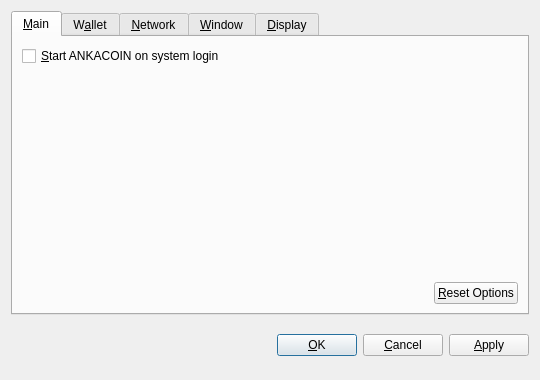
<?xml version="1.0" encoding="UTF-8"?>
<ui version="4.0">
 <class>OptionsDialog</class>
 <widget class="QDialog" name="OptionsDialog">
  <property name="geometry">
   <rect>
    <x>0</x>
    <y>0</y>
    <width>540</width>
    <height>380</height>
   </rect>
  </property>
  <property name="windowTitle">
   <string>Options</string>
  </property>
  <property name="modal">
   <bool>true</bool>
  </property>
  <layout class="QVBoxLayout" name="verticalLayout">
   <item>
    <widget class="QTabWidget" name="tabWidget">
     <property name="tabPosition">
      <enum>QTabWidget::North</enum>
     </property>
     <property name="currentIndex">
      <number>0</number>
     </property>
     <widget class="QWidget" name="tabMain">
      <attribute name="title">
       <string>&amp;Main</string>
      </attribute>
      <layout class="QVBoxLayout" name="verticalLayout_Main">
       <item>
        <widget class="QCheckBox" name="bitcoinAtStartup">
         <property name="toolTip">
          <string>Automatically start ANKACOIN after logging in to the system.</string>
         </property>
         <property name="text">
          <string>&amp;Start ANKACOIN on system login</string>
         </property>
        </widget>
       </item>
       <item>
        <spacer name="verticalSpacer_Main">
         <property name="orientation">
          <enum>Qt::Vertical</enum>
         </property>
         <property name="sizeHint" stdset="0">
          <size>
           <width>20</width>
           <height>40</height>
          </size>
         </property>
        </spacer>
       </item>
       <item>
        <layout class="QHBoxLayout" name="horizontalLayout_2_Main">
         <item>
          <spacer name="horizontalSpacer_2_Main">
           <property name="orientation">
            <enum>Qt::Horizontal</enum>
           </property>
           <property name="sizeHint" stdset="0">
            <size>
             <width>40</width>
             <height>20</height>
            </size>
           </property>
          </spacer>
         </item>
         <item>
          <widget class="QPushButton" name="resetButton">
           <property name="toolTip">
            <string>Reset all client options to default.</string>
           </property>
           <property name="text">
            <string>&amp;Reset Options</string>
           </property>
           <property name="autoDefault">
            <bool>false</bool>
           </property>
          </widget>
         </item>
        </layout>
       </item>
      </layout>
     </widget>
     <widget class="QWidget" name="tabWallet">
      <attribute name="title">
       <string>W&amp;allet</string>
      </attribute>
      <layout class="QVBoxLayout" name="verticalLayout_Network">
       <item>
        <widget class="QLabel" name="transactionFeeInfoLabel">
         <property name="text">
          <string>Optional transaction fee per kB that helps make sure your transactions are processed quickly. Most transactions are 1 kB.</string>
         </property>
         <property name="textFormat">
          <enum>Qt::PlainText</enum>
         </property>
         <property name="wordWrap">
          <bool>true</bool>
         </property>
        </widget>
       </item>
       <item>
        <layout class="QHBoxLayout" name="horizontalLayout_1_Main">
         <item>
          <widget class="QLabel" name="transactionFeeLabel">
           <property name="text">
            <string>Pay transaction &amp;fee</string>
           </property>
           <property name="textFormat">
            <enum>Qt::PlainText</enum>
           </property>
           <property name="buddy">
            <cstring>transactionFee</cstring>
           </property>
          </widget>
         </item>
         <item>
          <widget class="BitcoinAmountField" name="transactionFee"/>
         </item>
         <item>
          <spacer name="horizontalSpacer_1_Main">
           <property name="orientation">
            <enum>Qt::Horizontal</enum>
           </property>
           <property name="sizeHint" stdset="0">
            <size>
             <width>40</width>
             <height>20</height>
            </size>
           </property>
          </spacer>
         </item>
        </layout>
       </item>
       <item>
        <widget class="QLabel" name="label">
         <property name="text">
          <string>If you disable the spending of unconfirmed change, the change from a transaction cannot be used until that transaction has at least one confirmation. This also affects how your balance is computed.</string>
         </property>
         <property name="wordWrap">
          <bool>true</bool>
         </property>
        </widget>
       </item>
       <item>
        <widget class="QCheckBox" name="spendZeroConfChange">
         <property name="text">
          <string>Spend unconfirmed change  (experts only)</string>
         </property>
        </widget>
       </item>
       <item>
        <spacer name="verticalSpacer">
         <property name="orientation">
          <enum>Qt::Vertical</enum>
         </property>
         <property name="sizeHint" stdset="0">
          <size>
           <width>20</width>
           <height>40</height>
          </size>
         </property>
        </spacer>
       </item>
      </layout>
     </widget>
     <widget class="QWidget" name="tabNetwork">
      <attribute name="title">
       <string>&amp;Network</string>
      </attribute>
      <layout class="QVBoxLayout" name="verticalLayout_Network">
       <item>
        <widget class="QCheckBox" name="mapPortUpnp">
         <property name="toolTip">
          <string>Automatically open the ANKACOIN client port on the router. This only works when your router supports UPnP and it is enabled.</string>
         </property>
         <property name="text">
          <string>Map port using &amp;UPnP</string>
         </property>
        </widget>
       </item>
       <item>
        <widget class="QCheckBox" name="connectSocks">
         <property name="toolTip">
          <string>Connect to the ANKACOIN network through a SOCKS proxy (e.g. when connecting through Tor).</string>
         </property>
         <property name="text">
          <string>&amp;Connect through SOCKS proxy:</string>
         </property>
        </widget>
       </item>
       <item>
        <layout class="QHBoxLayout" name="horizontalLayout_Network">
         <item>
          <widget class="QLabel" name="proxyIpLabel">
           <property name="text">
            <string>Proxy &amp;IP:</string>
           </property>
           <property name="textFormat">
            <enum>Qt::PlainText</enum>
           </property>
           <property name="buddy">
            <cstring>proxyIp</cstring>
           </property>
          </widget>
         </item>
         <item>
          <widget class="QValidatedLineEdit" name="proxyIp">
           <property name="maximumSize">
            <size>
             <width>140</width>
             <height>16777215</height>
            </size>
           </property>
           <property name="toolTip">
            <string>IP address of the proxy (e.g. 127.0.0.1)</string>
           </property>
          </widget>
         </item>
         <item>
          <widget class="QLabel" name="proxyPortLabel">
           <property name="text">
            <string>&amp;Port:</string>
           </property>
           <property name="textFormat">
            <enum>Qt::PlainText</enum>
           </property>
           <property name="buddy">
            <cstring>proxyPort</cstring>
           </property>
          </widget>
         </item>
         <item>
          <widget class="QLineEdit" name="proxyPort">
           <property name="maximumSize">
            <size>
             <width>55</width>
             <height>16777215</height>
            </size>
           </property>
           <property name="toolTip">
            <string>Port of the proxy (e.g. 9050)</string>
           </property>
          </widget>
         </item>
         <item>
          <widget class="QLabel" name="socksVersionLabel">
           <property name="text">
            <string>SOCKS &amp;Version:</string>
           </property>
           <property name="textFormat">
            <enum>Qt::PlainText</enum>
           </property>
           <property name="buddy">
            <cstring>socksVersion</cstring>
           </property>
          </widget>
         </item>
         <item>
          <widget class="QValueComboBox" name="socksVersion">
           <property name="toolTip">
            <string>SOCKS version of the proxy (e.g. 5)</string>
           </property>
          </widget>
         </item>
         <item>
          <spacer name="horizontalSpacer_Network">
           <property name="orientation">
            <enum>Qt::Horizontal</enum>
           </property>
           <property name="sizeHint" stdset="0">
            <size>
             <width>40</width>
             <height>20</height>
            </size>
           </property>
          </spacer>
         </item>
        </layout>
       </item>
       <item>
        <spacer name="verticalSpacer_Network">
         <property name="orientation">
          <enum>Qt::Vertical</enum>
         </property>
         <property name="sizeHint" stdset="0">
          <size>
           <width>20</width>
           <height>40</height>
          </size>
         </property>
        </spacer>
       </item>
      </layout>
     </widget>
     <widget class="QWidget" name="tabWindow">
      <attribute name="title">
       <string>&amp;Window</string>
      </attribute>
      <layout class="QVBoxLayout" name="verticalLayout_Window">
       <item>
        <widget class="QCheckBox" name="minimizeToTray">
         <property name="toolTip">
          <string>Show only a tray icon after minimizing the window.</string>
         </property>
         <property name="text">
          <string>&amp;Minimize to the tray instead of the taskbar</string>
         </property>
        </widget>
       </item>
       <item>
        <widget class="QCheckBox" name="minimizeOnClose">
         <property name="toolTip">
          <string>Minimize instead of exit the application when the window is closed. When this option is enabled, the application will be closed only after selecting Quit in the menu.</string>
         </property>
         <property name="text">
          <string>M&amp;inimize on close</string>
         </property>
        </widget>
       </item>
       <item>
        <spacer name="verticalSpacer_Window">
         <property name="orientation">
          <enum>Qt::Vertical</enum>
         </property>
         <property name="sizeHint" stdset="0">
          <size>
           <width>20</width>
           <height>40</height>
          </size>
         </property>
        </spacer>
       </item>
      </layout>
     </widget>
     <widget class="QWidget" name="tabDisplay">
      <attribute name="title">
       <string>&amp;Display</string>
      </attribute>
      <layout class="QVBoxLayout" name="verticalLayout_Display">
       <item>
        <layout class="QHBoxLayout" name="horizontalLayout_1_Display">
         <item>
          <widget class="QLabel" name="langLabel">
           <property name="text">
            <string>User Interface &amp;language:</string>
           </property>
           <property name="textFormat">
            <enum>Qt::PlainText</enum>
           </property>
           <property name="buddy">
            <cstring>lang</cstring>
           </property>
          </widget>
         </item>
         <item>
          <widget class="QValueComboBox" name="lang">
           <property name="toolTip">
            <string>The user interface language can be set here. This setting will take effect after restarting ANKACOIN.</string>
           </property>
          </widget>
         </item>
        </layout>
       </item>
       <item>
        <layout class="QHBoxLayout" name="horizontalLayout_2_Display">
         <item>
          <widget class="QLabel" name="unitLabel">
           <property name="text">
            <string>&amp;Unit to show amounts in:</string>
           </property>
           <property name="textFormat">
            <enum>Qt::PlainText</enum>
           </property>
           <property name="buddy">
            <cstring>unit</cstring>
           </property>
          </widget>
         </item>
         <item>
          <widget class="QValueComboBox" name="unit">
           <property name="toolTip">
            <string>Choose the default subdivision unit to show in the interface and when sending coins.</string>
           </property>
          </widget>
         </item>
        </layout>
       </item>
       <item>
        <widget class="QCheckBox" name="displayAddresses">
         <property name="toolTip">
          <string>Whether to show ANKACOIN addresses in the transaction list or not.</string>
         </property>
         <property name="text">
          <string>&amp;Display addresses in transaction list</string>
         </property>
        </widget>
       </item>
       <item>
        <widget class="QCheckBox" name="coinControlFeatures">
         <property name="toolTip">
          <string>Whether to show coin control features or not.</string>
         </property>
         <property name="text">
          <string>Display coin &amp;control features (experts only!)</string>
         </property>
        </widget>
       </item>
       <item>
        <spacer name="verticalSpacer_Display">
         <property name="orientation">
          <enum>Qt::Vertical</enum>
         </property>
         <property name="sizeHint" stdset="0">
          <size>
           <width>20</width>
           <height>40</height>
          </size>
         </property>
        </spacer>
       </item>
      </layout>
     </widget>
    </widget>
   </item>
   <item>
    <layout class="QHBoxLayout" name="horizontalLayout_Buttons">
     <item>
      <spacer name="horizontalSpacer_1">
       <property name="orientation">
        <enum>Qt::Horizontal</enum>
       </property>
       <property name="sizeHint" stdset="0">
        <size>
         <width>40</width>
         <height>48</height>
        </size>
       </property>
      </spacer>
     </item>
     <item>
      <widget class="QLabel" name="statusLabel">
       <property name="font">
        <font>
         <weight>75</weight>
         <bold>true</bold>
        </font>
       </property>
       <property name="text">
        <string/>
       </property>
       <property name="textFormat">
        <enum>Qt::PlainText</enum>
       </property>
       <property name="wordWrap">
        <bool>true</bool>
       </property>
      </widget>
     </item>
     <item>
      <spacer name="horizontalSpacer_2">
       <property name="orientation">
        <enum>Qt::Horizontal</enum>
       </property>
       <property name="sizeHint" stdset="0">
        <size>
         <width>40</width>
         <height>48</height>
        </size>
       </property>
      </spacer>
     </item>
     <item>
      <widget class="QPushButton" name="okButton">
       <property name="text">
        <string>&amp;OK</string>
       </property>
      </widget>
     </item>
     <item>
      <widget class="QPushButton" name="cancelButton">
       <property name="text">
        <string>&amp;Cancel</string>
       </property>
       <property name="autoDefault">
        <bool>false</bool>
       </property>
      </widget>
     </item>
     <item>
      <widget class="QPushButton" name="applyButton">
       <property name="text">
        <string>&amp;Apply</string>
       </property>
       <property name="autoDefault">
        <bool>false</bool>
       </property>
      </widget>
     </item>
    </layout>
   </item>
  </layout>
 </widget>
 <customwidgets>
  <customwidget>
   <class>BitcoinAmountField</class>
   <extends>QSpinBox</extends>
   <header>bitcoinamountfield.h</header>
  </customwidget>
  <customwidget>
   <class>QValueComboBox</class>
   <extends>QComboBox</extends>
   <header>qvaluecombobox.h</header>
  </customwidget>
  <customwidget>
   <class>QValidatedLineEdit</class>
   <extends>QLineEdit</extends>
   <header>qvalidatedlineedit.h</header>
  </customwidget>
 </customwidgets>
 <resources/>
 <connections/>
</ui>
